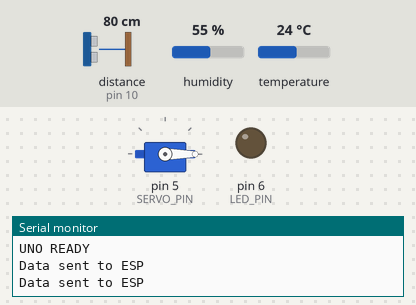
Simulated run of this sketch. Board: Arduino Uno, built with avr-gcc and run on an emulated ATmega328P. Shown: servo, output pins drawn as LEDs (lit = HIGH), the last lines printed to the serial monitor. Wiring (inferred from the names in the program): ultrasonic range finder: trigger pin 9; echo pin 10. The test bench sets the inputs (shaded band); at power-on: distance to the obstacle (sensor on pin 10) 80 cm, humidity 55 %, temperature 24 °C. The echo pulse lasts 58.3 µs per cm; pins used as bus, display or sensor lines are not drawn.

Above: at 2.1 s.
2.2 s: distance to the obstacle (sensor on pin 10) set to 61 cm
3.7 s: distance to the obstacle (sensor on pin 10) set to 50 cm
At 5.5 s:
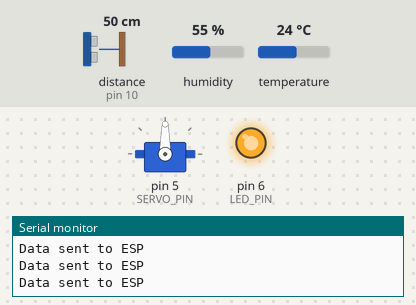
6.0 s: distance to the obstacle (sensor on pin 10) set to 64 cm
8.1 s: distance to the obstacle (sensor on pin 10) set to 72 cm
At 10.3 s:
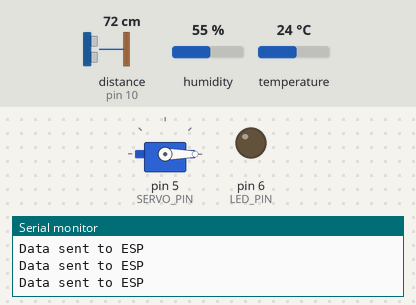
10.6 s: distance to the obstacle (sensor on pin 10) set to 2 cm
At 12.7 s:
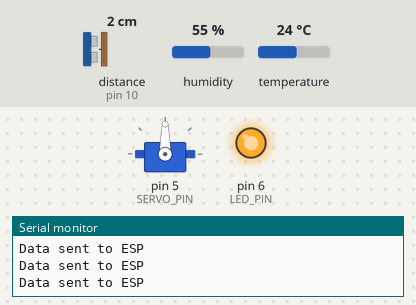
Timing chart, 0 to 14.0 s (numbered marks = the images above; inputs shaded):
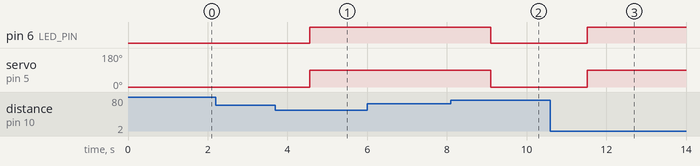

Measured:
- the behaviour switches between 56 and 55 cm on distance to the obstacle (sensor on pin 10) (found by bisection; images 0 and 1)
- the behaviour switches between 66 and 67 cm on distance to the obstacle (sensor on pin 10) (found by bisection; images 1 and 2)
- after the input at 3.7 s, pin 6 (LED_PIN): LOW → HIGH after 0.86 s; servo on pin 5 (SERVO_PIN): 0° → 90° after 0.86 s
- after the input at 8.1 s, pin 6 (LED_PIN): HIGH → LOW after 1.0 s; servo on pin 5 (SERVO_PIN): 90° → 0° after 1.0 s
- after the input at 10.6 s, pin 6 (LED_PIN): LOW → HIGH after 0.92 s; servo on pin 5 (SERVO_PIN): 0° → 90° after 0.92 s

The sketch:

occpancy_controller.ino
```cpp
#include <Servo.h>
#include <DHT.h>
#include <SoftwareSerial.h>

/* ---------- PIN DEFINITIONS ---------- */
#define TRIG_PIN   9
#define ECHO_PIN   10
#define DHT_PIN    8
#define DHT_TYPE   DHT11
#define SERVO_PIN  5
#define LED_PIN    6

/* ---------- OCCUPANCY HYSTERESIS ---------- */
#define OCCUPIED_ON   55   // cm
#define OCCUPIED_OFF  65   // cm

/* ---------- SERIAL TO ESP ---------- */
// Arduino D2 = RX, D3 = TX
SoftwareSerial espSerial(2, 3);

/* ---------- OBJECTS ---------- */
Servo ventServo;
DHT dht(DHT_PIN, DHT_TYPE);

/* ---------- VARIABLES ---------- */
long duration;
int distanceCM;

float temperature;
float humidity;

int occState = 0;
int occupancy = 0;

int servoAngle = 0;
int lastServoAngle = -1;

/* ---------- SETUP ---------- */
void setup() {
  Serial.begin(9600);
  espSerial.begin(9600);

  pinMode(TRIG_PIN, OUTPUT);
  pinMode(ECHO_PIN, INPUT);
  pinMode(LED_PIN, OUTPUT);

  dht.begin();

  Serial.println("UNO READY");
}

/* ---------- ULTRASONIC FUNCTION ---------- */
int getDistanceCM() {
  digitalWrite(TRIG_PIN, LOW);
  delayMicroseconds(2);
  digitalWrite(TRIG_PIN, HIGH);
  delayMicroseconds(10);
  digitalWrite(TRIG_PIN, LOW);

  duration = pulseIn(ECHO_PIN, HIGH, 30000);
  if (duration == 0) return 300;

  return duration * 0.034 / 2;
}

/* ---------- LOOP ---------- */
void loop() {

  /* ---- SENSOR READ ---- */
  distanceCM = getDistanceCM();

  temperature = dht.readTemperature();
  humidity = dht.readHumidity();

  if (isnan(temperature)) temperature = 0;
  if (isnan(humidity)) humidity = 0;

  /* ---- OCCUPANCY WITH HYSTERESIS ---- */
  if (!occState && distanceCM < OCCUPIED_ON) {
    occState = 1;
  }
  else if (occState && distanceCM > OCCUPIED_OFF) {
    occState = 0;
  }

  occupancy = occState;

  /* ---- LED CONTROL ---- */
  digitalWrite(LED_PIN, occupancy ? HIGH : LOW);

  /* ---- SERVO CONTROL (ATTACH → MOVE → DETACH) ---- */
  servoAngle = occupancy ? 90 : 0;

  if (servoAngle != lastServoAngle) {
    ventServo.attach(SERVO_PIN);
    ventServo.write(servoAngle);
    delay(300);
    ventServo.detach();
    lastServoAngle = servoAngle;
  }

  /* ---- SEND DATA TO ESP ---- */
  espSerial.print("Occ=");
  espSerial.print(occupancy);
  espSerial.print(" Dist=");
  espSerial.print(distanceCM);
  espSerial.print(" Temp=");
  espSerial.print(temperature, 1);
  espSerial.print(" Hum=");
  espSerial.print((int)humidity);
  espSerial.print(" Servo=");
  espSerial.println(servoAngle);

  /* ---- DEBUG ---- */
  Serial.println("Data sent to ESP");

  delay(1000);
}
```
